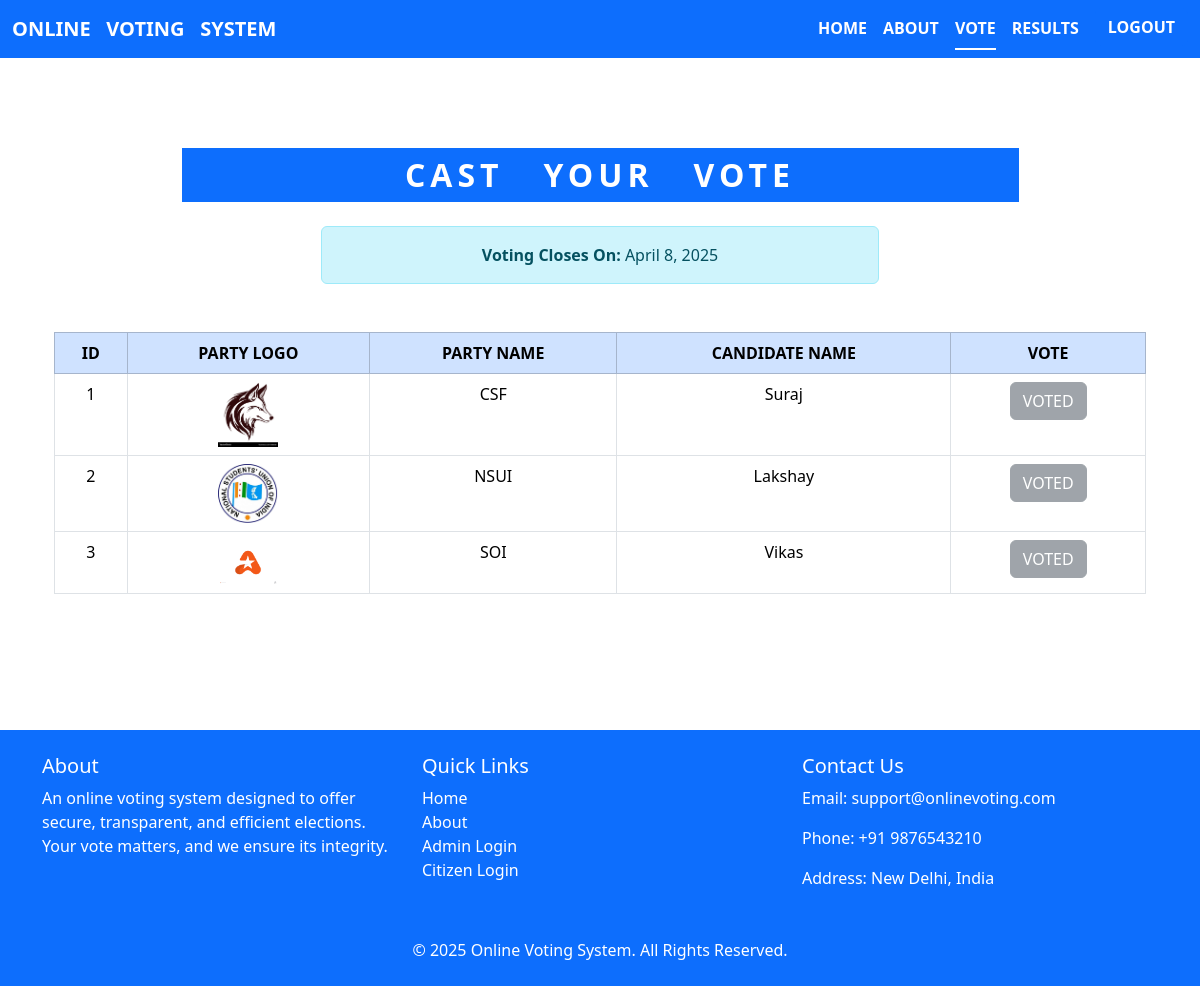
The page /vote.php (signed in) on the database its author committed.
### tables this page shows
CREATE TABLE `settings` (
  `id` int(11) NOT NULL,
  `voting_end_date` date NOT NULL,
  `result_announcement_date` date NOT NULL
);

CREATE TABLE `candidates` (
  `id` int(11) NOT NULL,
  `candidate_name` varchar(255) NOT NULL,
  `mobile_no` varchar(10) NOT NULL,
  `dob` date NOT NULL,
  `gender` enum('Male','Female','Other') NOT NULL,
  `party_logo` varchar(255) NOT NULL,
  `party_name` varchar(255) NOT NULL
);

### vote.php (the view, shortened to what this page needs)
<?php
include 'db.php';
$date_query = "SELECT voting_end_date, result_announcement_date FROM settings WHERE id = 1";
$date_result = $conn->query($date_query);
$settings = $date_result->fetch_assoc();
$voting_end_date = $settings['voting_end_date'] ?? null;
$citizen_id = $_SESSION['citizen'];
$voting_closed = (date('Y-m-d') > $voting_end_date);
$voted_query = "SELECT has_voted FROM citizen_votes WHERE citizen_id = '$citizen_id'";
$voted_result = $conn->query($voted_query);
$voted = $voted_result->fetch_assoc()['has_voted'] ?? false;
$query = "SELECT c.id, c.party_logo, c.party_name, c.candidate_name,
                 COALESCE(v.total_votes, 0) AS total_votes
          FROM candidates c
          LEFT JOIN votes v ON c.id = v.candidate_id";
$result = $conn->query($query);
?>
<!DOCTYPE html>
<html lang="en">
<head>
    <link href="https://cdn.jsdelivr.net/npm/bootstrap@5.3.3/dist/css/bootstrap.min.css" rel="stylesheet">
</head>
<body>
<nav class="navbar navbar-expand-lg navbar-dark bg-primary fixed-top">
  <div class="container-fluid">
    <a class="navbar-brand fw-bold text-white" href="#">ONLINE &nbsp; VOTING &nbsp; SYSTEM</a>
    <div class="collapse navbar-collapse" id="navbarNav">
      <ul class="nav nav-underline ms-auto">
        <li class="nav-item"><a class="nav-link fw-bold text-white" href="index.php">HOME</a></li>
        <li class="nav-item"><a class="nav-link fw-bold text-white" href="about.php">ABOUT</a></li>
        <li class="nav-item"><a class="nav-link active fw-bold text-white" href="vote.php">VOTE</a></li>
        <li class="nav-item"><a class="nav-link fw-bold text-white" href="result.php">RESULTS</a></li>
        <li class="nav-item"><a class="fw-bold text-white btn btn-primary" href="citizen_login.php">LOGOUT</a></li>
      </ul>
    </div>
  </div>
</nav>
<main class="container mt-5" style="padding-top: 100px; margin-bottom: 120px;">
    <h2 class="text-center mb-4 text-uppercase fw-bold bg-primary text-white py-2 w-75 mx-auto" style="letter-spacing: 5px;">
      CAST  &nbsp; YOUR  &nbsp; VOTE
    </h2>
    <div class="alert alert-info text-center w-50 mx-auto">
        <strong>Voting Closes On:</strong> <?= date('F j, Y', strtotime($voting_end_date)) ?>
    </div>
    <div class="container-fluid mt-5">
        <table class="table table-bordered table-hover text-center mt-4">
            <thead class="table-primary">
                <tr>
                    <th>ID</th>
                    <th>PARTY LOGO</th>
                    <th>PARTY NAME</th>
                    <th>CANDIDATE NAME</th>
                    <th>VOTE</th>
                </tr>
            </thead>
            <tbody>
                <?php
                $count = 1;
                while ($row = $result->fetch_assoc()) { ?>
                    <tr>
                        <td><?= $count++; ?></td>
                        <td><img src="uploads/<?= $row['party_logo'] ?>" width="60"></td>
                        <td><?= $row['party_name'] ?></td>
                        <td><?= $row['candidate_name'] ?></td>
                        <td>
                            <?php if (!$voted && !$voting_closed) { ?>
                                <form method="POST" action="vote_action.php" onsubmit="return confirmVote()">
                                    <input type="hidden" name="candidate_id" value="<?= $row['id'] ?>">
                                    <button type="submit" class="btn btn-primary">VOTE</button>
                                </form>
                            <?php } else { ?>
                                <button class="btn btn-secondary" disabled>VOTED</button>
                            <?php } ?>
                        </td>
                    </tr>
                <?php } ?>
            </tbody>
        </table>
    </div>
</main>
<footer class="bg-primary text-white py-4 footer">
  <div class="container">
    <div class="row">
      <div class="col-lg-4 col-md-6 mb-4">
        <h5>About</h5>
        <p>An online voting system designed to offer secure, transparent, and efficient elections. Your vote matters, and we ensure its integrity.</p>
      </div>
      <div class="col-lg-4 col-md-6 mb-4">
        <h5>Quick Links</h5>
        <ul class="list-unstyled">
          <li><a href="index.php" class="text-white text-decoration-none">Home</a></li>
          <li><a href="about.php" class="text-white text-decoration-none">About</a></li>
          <li><a href="admin_login.php" class="text-white text-decoration-none">Admin Login</a></li>
          <li><a href="citizen_login.php" class="text-white text-decoration-none">Citizen Login</a></li>
        </ul>
      </div>
      <div class="col-lg-4 col-md-12">
        <h5>Contact Us</h5>
        <p>Email: support@onlinevoting.com</p>
        <p>Phone: +91 9876543210</p>
        <p>Address: New Delhi, India</p>
      </div>
    </div>
    <div class="text-center mt-3">
      <p class="mb-0">&copy; <?= date('Y') ?> Online Voting System. All Rights Reserved.</p>
    </div>
  </div>
</footer>
</body>
</html>

### vote.php (style rules this page uses)
html, body { height: 100%; margin: 0; }
body { display: flex; flex-direction: column; min-height: 100vh; }
main { flex: 1; }

### rows shown on the page
settings: voting_end_date "April 8, 2025"
candidates: party_logo (picture), party_name "CSF", candidate_name "Suraj"
candidates: party_logo (picture), party_name "NSUI", candidate_name "Lakshay"
candidates: party_logo (picture), party_name "SOI", candidate_name "Vikas"
